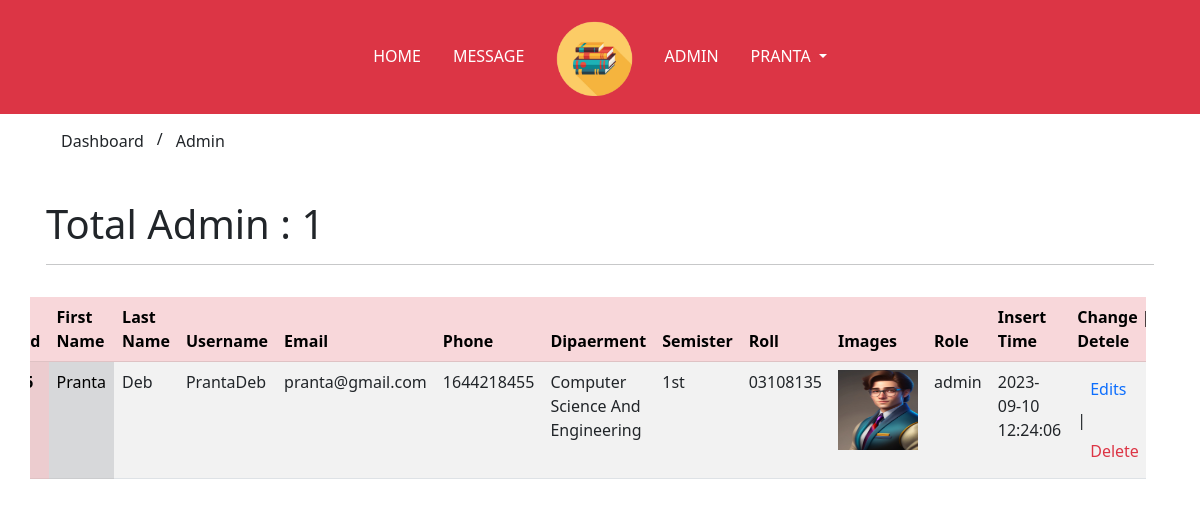
The app's page /Admin/admin.php (signed in) with its own data.
### tables this page shows
CREATE TABLE `users` (
  `id` int(11) NOT NULL,
  `first-name` text NOT NULL,
  `last-name` text NOT NULL,
  `username` varchar(128) NOT NULL,
  `email` varchar(128) NOT NULL,
  `password` varchar(512) NOT NULL,
  `phone` int(11) NOT NULL,
  `dipartment` varchar(128) NOT NULL,
  `semister` varchar(120) NOT NULL,
  `roll` varchar(128) NOT NULL,
  `image` varchar(128) DEFAULT NULL,
  `role` set('admin','students') NOT NULL DEFAULT 'students',
  `created_time` timestamp NOT NULL DEFAULT current_timestamp()
);

### Admin/admin.php (the view, shortened to what this page needs)
<?php
require "../Include/databaseConn.php";
$total = "select count(*) as total from users where role='admin'";
$totalresult = $conn->query($total);
$totaladmin = $totalresult->fetch_assoc();
?>
<!DOCTYPE html>
<html lang="en">
<head>
    <link rel="stylesheet" href="https://cdn.jsdelivr.net/npm/bootstrap-icons@1.10.5/font/bootstrap-icons.css">
    <link rel="stylesheet" href="../Assets/Css/bootstrap.min.css">
    <link rel="stylesheet" href="../Assets/Css/style.css">
</head>
<body>
    <?php include "Templete/navbar.php"; ?>
    <div class="ms-5 mt-2">
        <a class="btn" href="index.php">Dashboard</a>/<a class="btn" href="admin.php">Admin</a>
    </div>
    <div class="container" id="box1">
        <div class="row">
            <div class="col-lg-12 p-3">
                <h1> <i class="fa fa-tachometer" aria-hidden="true"></i> Total Admin : <?= $totaladmin['total'] ?></h1>
                <hr />
            </div>
        </div>
        <div class="row d-flex justify-content-center" style="width: 100%;height: 100%; overflow: scroll;">
            <table class="table table-striped table-hover">
                <thead class="table-danger">
                    <tr>
                        <th scope="col">Id</th>
                        <th scope="col">First Name</th>
                        <th scope="col">Last Name</th>
                        <th scope="col">Username</th>
                        <th scope="col">Email</th>
                        <th scope="col">Phone</th>
                        <th scope="col">Dipaerment</th>
                        <th scope="col">Semister</th>
                        <th scope="col">Roll</th>
                        <th scope="col">Images</th>
                        <th scope="col">Role</th>
                        <th scope="col">Insert Time</th>
                        <th scope="col">Change | Detele</th>
                    </tr>
                </thead>
                <tbody>
                    <?php
                    $quary_1 = "select * from users where  role='admin'";
                    $result_1 = $conn->query($quary_1);
                    while ($row = $result_1->fetch_assoc()) {
                        echo '<tr>
                        <th scope="row" class="table-danger">' . $row['id'] . '</th>
                        <td class="table-secondary">' . $row['first-name'] . '</td>
                        <td>' . $row['last-name'] . '</td>
                        <td>' . $row['username'] . '</td>
                        <td>' . $row['email'] . '</td>
                        <td>' . $row['phone'] . '</td>
                        <td>' . $row['dipartment'] . '</td>
                        <td>' . $row['semister'] . '</td>
                        <td>' . $row['roll'] . '</td>
                        <td><img src="../Assets/Images/'.$row['image'].'" alt="loading..." width="80px" height="80px"></td>
                        <td>' . $row['role'] . '</td>
                        <td>' . $row['created_time'] . '</td>
                        <td><a href="Include/editrole.php?userid=' . $row['id'] . '" class="btn text-primary">Edits</a> | <a href="Include/delete.php?userid=' . $row['id'] . '" onclick=\'return confirm("Are you sure want to delete this?");\' class="btn text-danger">Delete</a></td>
                    </tr>';
                    };
                    ?>
                </tbody>
            </table>
        </div>
    </div>
</body>
</html>

### records on screen
users: value "Pranta", value "Deb", username "PrantaDeb", email "pranta@gmail.com", phone "1644218455", dipartment "Computer Science And Engineering", semister "1st", roll "03108135", image (picture), role "admin", created_time "2023-09-10 12:24:06"

### other values on screen
$_SESSION['firstname'] "PRANTA"
$totaladmin['total'] "1"
